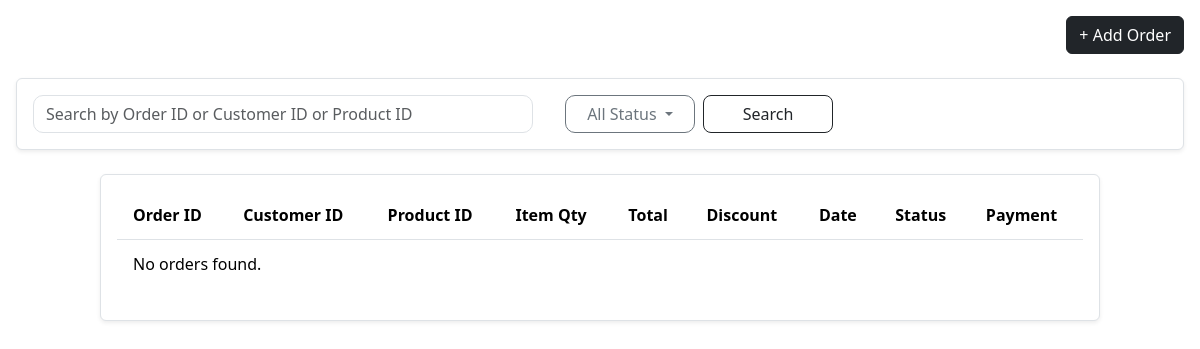
Before: /admin/order.php with the older database file.
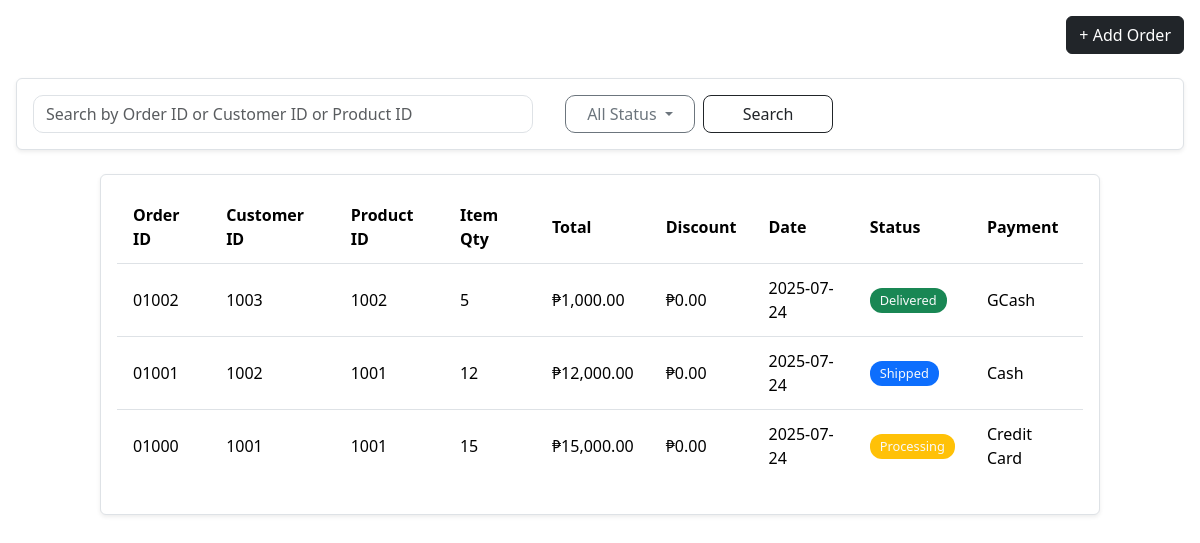
After: the same page with the newer database file.
### tables this page shows
CREATE TABLE `orders` (
   `order_id` int(11) NOT NULL AUTO_INCREMENT,
   `customer_id` varchar(45) NOT NULL,
   `product_id` varchar(45) NOT NULL,
   `item_quantity` int(11) NOT NULL,
   `total_amount` decimal(10,2) NOT NULL,
   `date_placed` datetime DEFAULT current_timestamp(),
   `status` varchar(45) NOT NULL,
   `payment` varchar(45) NOT NULL,
   `discount` decimal(2,2) NOT NULL DEFAULT 0.00,
   PRIMARY KEY (`order_id`)
 );

### admin/order.php (the view, shortened to what this page needs)
<!DOCTYPE html>
<html lang="en">
<head>
  <link href="https://cdn.jsdelivr.net/npm/bootstrap@5.3.3/dist/css/bootstrap.min.css" rel="stylesheet">
  <link rel="stylesheet" href="order_style.css">
</head>
<body style="background-color: white;">
<div class="flex-grow-1 m-2 py-2 px-2">
    <div class="d-flex justify-content-between align-items-center mb-3">
        <a href="add-order.php" class="btn btn-dark">+ Add Order</a>
    </div>
    <form method="GET" class="search-box mt-4 border rounded shadow-sm p-3 d-flex flex-wrap align-items-center gap-2 justify-content-start"
      style="max-width: 100%;">
        <?php
            $currentStatus = $_GET['status'] ?? 'All';
            $searchTerm = $_GET['search'] ?? '';
        ?>
        <input
            type="text"
            name="search"
            class="form-control"
            style="border-radius: 10px; max-width: 500px;"
            placeholder="Search by Order ID or Customer ID or Product ID"
            value="<?= htmlspecialchars($searchTerm) ?>"
        />
        <div class="dropdown ms-4" style="width: 130px;">
            <button
                class="btn btn-outline-secondary dropdown-toggle w-100"
                style="border-radius: 10px;"
                type="button"
                data-bs-toggle="dropdown"
                aria-expanded="false">
            <?= htmlspecialchars($currentStatus === 'All' ? 'All Status' : $currentStatus) ?>
            </button>
        </div>
        <div style="width: 130px;">
            <button type="submit" class="btn btn-outline-dark w-100">Search</button>
        </div>
    </form>
    <div class="result-box p-3 bg-white border rounded shadow-sm mt-4">
        <div class="table-responsive">
            <table class="table align-top table-hover">
                <thead>
                    <tr>
                        <th>Order ID</th>
                        <th>Customer ID</th>
                        <th>Product ID</th>
                        <th>Item Qty</th>
                        <th>Total</th>
                        <th>Discount</th>
                        <th>Date</th>
                        <th>Status</th>
                        <th>Payment</th>
                    </tr>
                </thead>
                <tbody>
                    <?php
                        include 'db_connection.php';
                        $sql = "SELECT * FROM orders WHERE 1";
                        $sql .= " ORDER BY order_id DESC";
                        $stmt = $conn->prepare($sql);
                        $stmt->execute();
                        $result = $stmt->get_result();
                        if ($result->num_rows > 0) {
                            while ($row = $result->fetch_assoc()) {
                                $orderId = str_pad($row["order_id"], 5, "0", STR_PAD_LEFT);
                                $customerId = htmlspecialchars($row["customer_id"]);
                                $productId = htmlspecialchars($row["product_id"]);
                                $quantity = $row["item_quantity"];
                                $total = "₱" . number_format($row["total_amount"], 2);
                                $discount = "₱" . number_format($row["discount"], 2);
                                $date = date("Y-m-d", strtotime($row["date_placed"]));
                                $status = $row["status"];
                                $payment = $row["payment"];
                                $badgeClass = match(strtolower($status)) {
                                    "processing" => "bg-warning text-light",
                                    "shipped"    => "bg-primary text-light",
                                    "delivered"  => "bg-success text-light",
                                    "cancelled"  => "bg-danger text-light",
                                    default      => "bg-secondary text-light",
                                };
                                echo "
                                <tr>
                                    <td>$orderId</td>
                                    <td>$customerId</td>
                                    <td>$productId</td>
                                    <td>$quantity</td>
                                    <td>$total</td>
                                    <td>$discount</td>
                                    <td>$date</td>
                                    <td><span class='badge $badgeClass'>$status</span></td>
                                    <td>$payment</td>
                                </tr>";
                            }
                        } else {
                            echo "<tr><td colspan='7'>No orders found.</td></tr>";
                        }
                    ?>
                </tbody>
            </table>
        </div>
    </div>
</div>
</body>
</html>

### admin/order_style.css (style rules this page uses)
body { background-color: #f8f9fa; margin: 0; font-family: 'Segoe UI', Tahoma, Geneva, Verdana, sans-serif; }
.search-box { padding: 20px; border: 1px solid #dee2e6; border-radius: 10px; background-color: white; margin: 20px auto 10px auto; max-width: 1000px; }
.search-box input.form-control { border-radius: 8px; }
.search-box .btn, .search-box .dropdown { border-radius: 8px; }
.result-box { border: 1px solid #dee2e6; background-color: white; border-radius: 10px; margin: 0 auto 20px auto; max-width: 1000px; overflow-x: auto; }
.result-box table { width: 100%; border-collapse: separate; border-spacing: 0; border-radius: 10px; overflow: hidden; }
.result-box th, .result-box td { padding: 12px 16px; text-align: left; border-bottom: 1px solid #dee2e6; vertical-align: middle; }
.result-box thead th:first-child { border-top-left-radius: 10px; }
.result-box thead th:last-child { border-top-right-radius: 10px; }
.result-box tbody tr:last-child td { border-bottom: none; }
.badge { font-size: 0.8rem; padding: 6px 10px; border-radius: 12px; font-weight: 500; }
html, body { height: 100%; width: 100%; }

Changed rows visible on the page:
added orders: order_id "01002", customer "1003", product "1002", item_quantity "5", total_amount "₱1,000.00", discount "₱0.00", date_placed "2025-07-24", status "Delivered", payment "GCash"
added orders: order_id "01001", customer "1002", product "1001", item_quantity "12", total_amount "₱12,000.00", discount "₱0.00", date_placed "2025-07-24", status "Shipped", payment "Cash"
added orders: order_id "01000", customer "1001", product "1001", item_quantity "15", total_amount "₱15,000.00", discount "₱0.00", date_placed "2025-07-24", status "Processing", payment "Credit Card"
Other visible differences:
text no longer shown: "No orders found."
